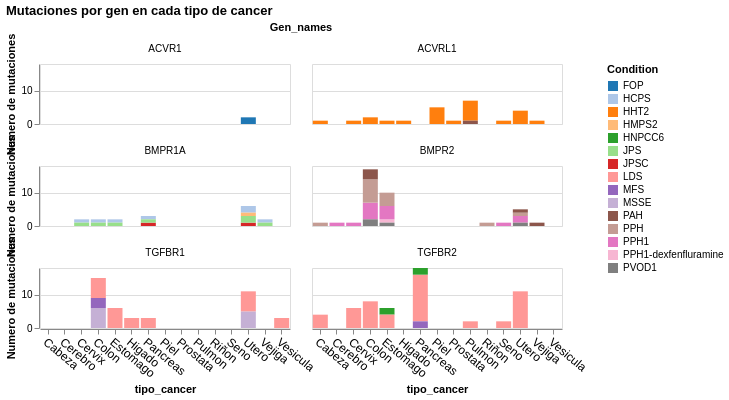

This figure's notebook cell:
### Code cell
alt.Chart(df_cross_variations
).transform_aggregate(
    unique_aa_mutation='distinct(aa_mutation)',
    groupby=['Gen_names','tipo_cancer', 'aa_mutation', 'Condition']
).mark_bar().encode(
    x=alt.X('tipo_cancer',axis=alt.Axis(
              labelAngle=40, labelFontSize=12)),
    y=alt.Y('count(unique_aa_mutation):Q').title('Numero de mutaciones'),
    facet=alt.Facet('Gen_names').columns(2),
    color=alt.Color('Condition', scale=alt.Scale(scheme='category20')),
    tooltip=['Gen_names', 'tipo_cancer', 'count(unique_aa_mutation):Q','Condition(s)']
).properties(
    title='Mutaciones por gen en cada tipo de cancer',
    width=250,
    height=60
)

### Figure 1 — Vega-Lite specification as saved in the notebook (floating-point values rounded to 4 significant figures; data arrays with more than 128 entries replaced by an {"elided": "..."} marker saying what was removed)
{"config": {"view": {"continuousWidth": 300, "continuousHeight": 300}}, "data": {"name": "data-f316c61a9b9bbed1c23afd202ec80eba"}, "mark": {"type": "bar"}, "encoding": {"color": {"field": "Condition", "scale": {"scheme": "category20"}, "type": "nominal"}, "facet": {"columns": 2, "field": "Gen_names", "type": "nominal"}, "tooltip": [{"field": "Gen_names", "type": "nominal"}, {"field": "tipo_cancer", "type": "nominal"}, {"aggregate": "count", "field": "unique_aa_mutation", "type": "quantitative"}, {"field": "Condition(s)", "type": "nominal"}], "x": {"axis": {"labelAngle": 40, "labelFontSize": 12}, "field": "tipo_cancer", "type": "nominal"}, "y": {"aggregate": "count", "field": "unique_aa_mutation", "title": "Numero de mutaciones", "type": "quantitative"}}, "height": 60, "title": "Mutaciones por gen en cada tipo de cancer", "transform": [{"aggregate": [{"op": "distinct", "field": "aa_mutation", "as": "unique_aa_mutation"}], "groupby": ["Gen_names", "tipo_cancer", "aa_mutation", "Condition"]}], "width": 250, "$schema": "https://vega.github.io/schema/vega-lite/v5.16.3.json", "datasets": {"data-f316c61a9b9bbed1c23afd202ec80eba": {"elided": "224 records"}}}
